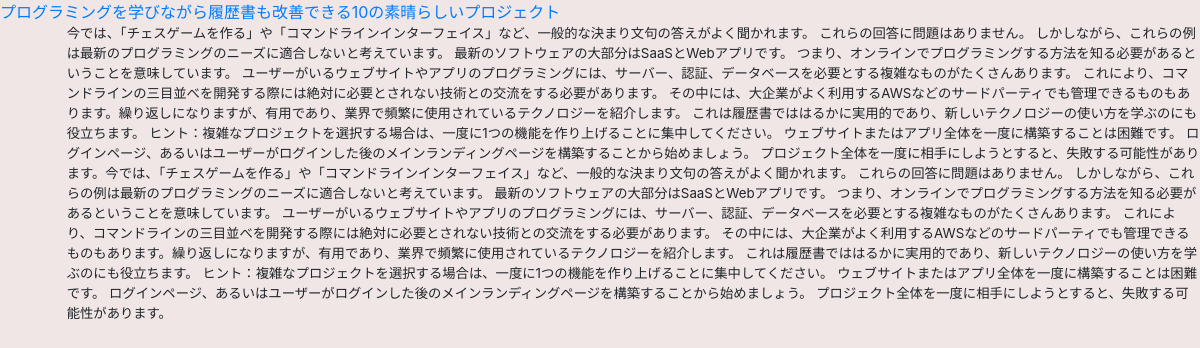
The page /scraper/1/ on the database its author committed.
### scraper/models.py (models this page shows, shortened)
class Article(models.Model):
    title = models.CharField(max_length=50)
    src = models.URLField()
    content = models.TextField(blank=True)
    updated_at = models.DateTimeField(auto_now_add=True)

### scraper/views.py (the view)
# urls.py: path('<int:pk>/', ArticleDetailView.as_view()),
class ArticleDetailView(DetailView):
    model = Article
    template_name = "scraper/article_detail.html"
    context_object_name = 'article'

### templates/scraper/article_detail.html (shortened to what this page needs)
{% extends "scraper/base.html" %} {% load static %} {% block content %}
<a href="{{article.src}}">{{article.title}}</a>
<div class="detail">
    <p>{{article.content}}</p>
</div>
{% endblock content %}

### static/scraper/css/style.css (style rules this page uses)
body { background-color: rgba(240, 229, 229, 0.945); }
div.detail { font-size: smaller; padding-left: 5em; }

### rows shown on the page
Article: title "プログラミングを学びながら履歴書も改善できる10の素晴らしいプロジェクト", content "今では、「チェスゲームを作る」や「コマンドラインインターフェイス」など、一般的な決まり文句の答えがよく聞かれます。 これらの回答に問題はありません。 しかしながら、これらの例は最新のプログラミングのニーズに適合しないと考えています。 最新のソフトウェアの大部分はSaaSとWebアプリです。 つまり、オンラインでプログラミングする方法を知る必要があるということを意味しています。 ユーザーがいるウェブサイトやアプリのプログラミングには、サーバー、認証、データベースを必要とする複雑なものがたくさんあります。 これにより、コマンドラインの三目並べを開発する際には絶対に必要とされない技術との交流をする必要があります。 その中には、大企業がよく利用するAWSなどのサードパーティでも管理できるものもあります。繰り返しになりますが、有用であり、業界で頻繁に使用されているテクノロジーを紹介します。 これは履歴書でははるかに実用的であり、新しいテクノロジーの使い方を学ぶのにも役立ちます。 ヒント：複雑なプロジェクトを選択する場合は、一度に1つの機能を作り上げることに集中してください。 ウェブサイトまたはアプリ全体を一度に構築することは困難です。 ログインページ、あるいはユーザーがログインした後のメインランディングページを構築することから始めましょう。 プロジェクト全体を一度に相手にしようとすると、失敗する可能性があります。今では、「チェスゲームを作る」や「コマンドラインインターフェイス」など、一般的な決まり文句の答えがよく聞かれます。 これらの回答に問題はありません。…"
